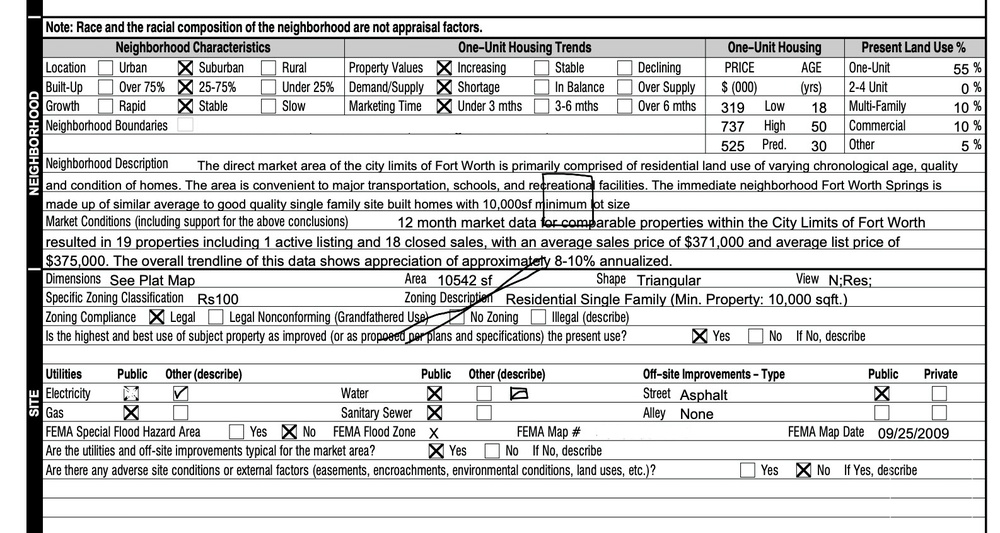
#> input picture data/samples/sample_1.jpg, 1000 x 533 px, shrunk from 1586 x 846 before the run
$ python -i normalize.py   (imports and definitions only)
#> lines starting #> are read from the running program, lines starting #| are printed output that depends on the picture; after the words box and inside, x2 and y2 are one past the last pixel; in counts of white or black regions, pixels touching at a corner belong together
"""Page normalization: luminance binarization and checkbox size estimation.

Colour is deliberately not used for structure. The red watermark on one of the
samples overwrites box borders, and a saturation-gated mask cuts gaps in them;
luminance keeps the border and the h/v opening removes the diagonal text anyway.
"""

from __future__ import annotations

from dataclasses import dataclass

import cv2
import numpy as np


@dataclass
class Page:
    image: np.ndarray  # BGR, original
    gray: np.ndarray
    ink: np.ndarray  # 255 where dark
    box_side: int  # estimated checkbox side in px

    @property
    def width(self) -> int:
        return self.image.shape[1]

    @property
    def height(self) -> int:
        return self.image.shape[0]


def binarize(gray: np.ndarray, block: int = 31, c: int = 15) -> np.ndarray:
    block = max(3, block | 1)
    return cv2.adaptiveThreshold(gray, 255, cv2.ADAPTIVE_THRESH_GAUSSIAN_C, cv2.THRESH_BINARY_INV, block, c)


def enclosed_holes(
    lines: np.ndarray, lo: int, hi: int, min_fill: float = 0.8, aspect: tuple[float, float] = (0.78, 1.4)
) -> list[tuple[int, int, int, int]]:
    """Connected components of the background enclosed by line structure, filtered to square-ish holes.

    The aspect floor of 0.78 is load-bearing: the narrow first-column cells on the 1004MC addendum
    measure ~41x54 (0.76) while every real checkbox across the samples sits between 1.0 and 1.26.
    """
    n, _, stats, _ = cv2.connectedComponentsWithStats(cv2.bitwise_not(lines), connectivity=4)
    out = []
    for i in range(1, n):
        x, y, w, h, area = (int(v) for v in stats[i])
        if lo <= w <= hi and lo <= h <= hi and aspect[0] <= w / h <= aspect[1] and area / (w * h) > min_fill:
            out.append((x, y, w, h))
    return out


def open_lines(ink: np.ndarray, k: int) -> tuple[np.ndarray, np.ndarray]:
    k = max(3, int(k))
    h = cv2.morphologyEx(ink, cv2.MORPH_OPEN, cv2.getStructuringElement(cv2.MORPH_RECT, (k, 1)))
    v = cv2.morphologyEx(ink, cv2.MORPH_OPEN, cv2.getStructuringElement(cv2.MORPH_RECT, (1, k)))
    return h, v


def estimate_box_side(ink: np.ndarray, width: int) -> int:
    """Pass one of the two-pass size estimate: open with a small kernel, take the mode of hole sizes.

    The vote is restricted to holes of 0.8% to 2.5% of the page width. Letter holes ("o", "e") sit
    around 0.5 to 0.6% at every render scale, and letting them vote is exactly how the estimator
    collapsed on a 0.4x downscale (the sweep caught F1 dropping to 0.55 before this floor existed).
    Falls back to 1.2% of the page width when the page has too few holes to vote.
    """
    h, v = open_lines(ink, width * 0.005)
    lines = cv2.bitwise_or(h, v)
    holes = enclosed_holes(lines, int(width * 0.008), int(width * 0.025))
    if len(holes) < 5:
        return max(8, int(width * 0.012))
    sides = np.array([max(w, hh) for _, _, w, hh in holes])
    hist, edges = np.histogram(sides, bins=np.arange(sides.min(), sides.max() + 3, 2))
    mode = edges[int(hist.argmax())] + 1
    return int(max(8, mode))


def load_page(image: np.ndarray) -> Page:
    if image.ndim == 2:
        image = cv2.cvtColor(image, cv2.COLOR_GRAY2BGR)
    elif image.shape[2] == 4:
        image = cv2.cvtColor(image, cv2.COLOR_BGRA2BGR)
    gray = cv2.cvtColor(image, cv2.COLOR_BGR2GRAY)
    width = image.shape[1]
    ink = binarize(gray, block=max(15, int(width * 0.012)) | 1, c=15)
    side = estimate_box_side(ink, width)
    return Page(image=image, gray=gray, ink=ink, box_side=side)

>>> import cv2
>>> picture = cv2.imread('../../data/samples/sample_1.jpg')
#> picture is the input picture: shape (533, 1000, 3); mean B, G, R 215.1, 215.2, 215.1
>>> result = load_page(picture)
#> in binarize, `return cv2.adaptiveThreshold(gray, 255, cv2.ADAPTIVE_THRESH_GAUSSIAN_C..`:
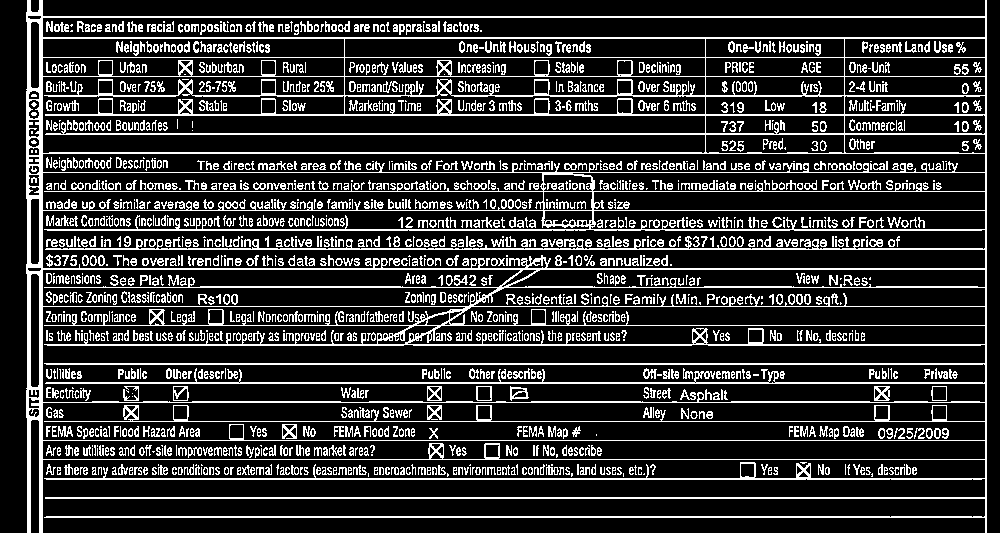
#> returned value: shape (533, 1000); 19.3% white in thin lines or dots
#> in open_lines, `h = cv2.morphologyEx(ink, cv2.MORPH_OPEN, cv2.getStructuringElement(cv..`:
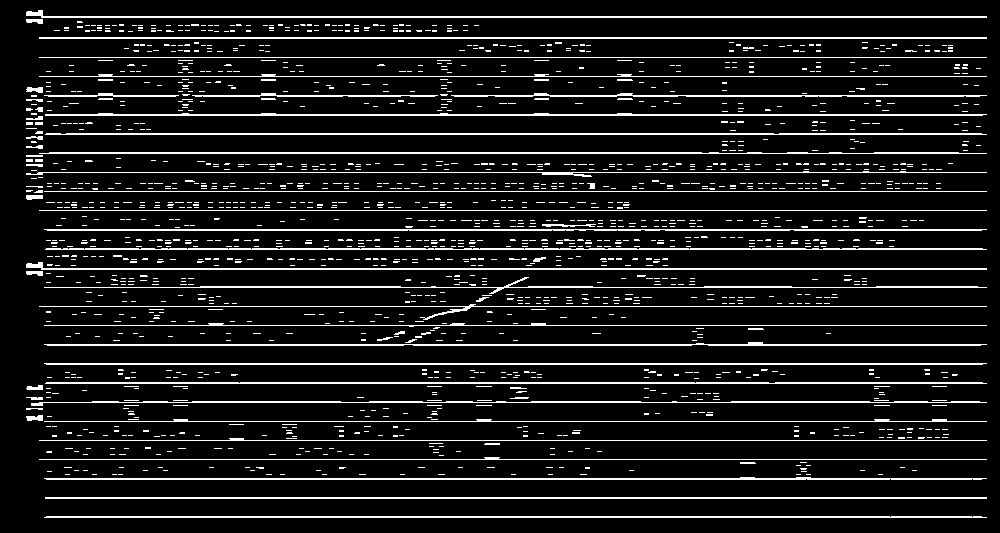
#> h: shape (533, 1000); 10.1% white in thin lines or dots
#> in open_lines, `v = cv2.morphologyEx(ink, cv2.MORPH_OPEN, cv2.getStructuringElement(cv..`:
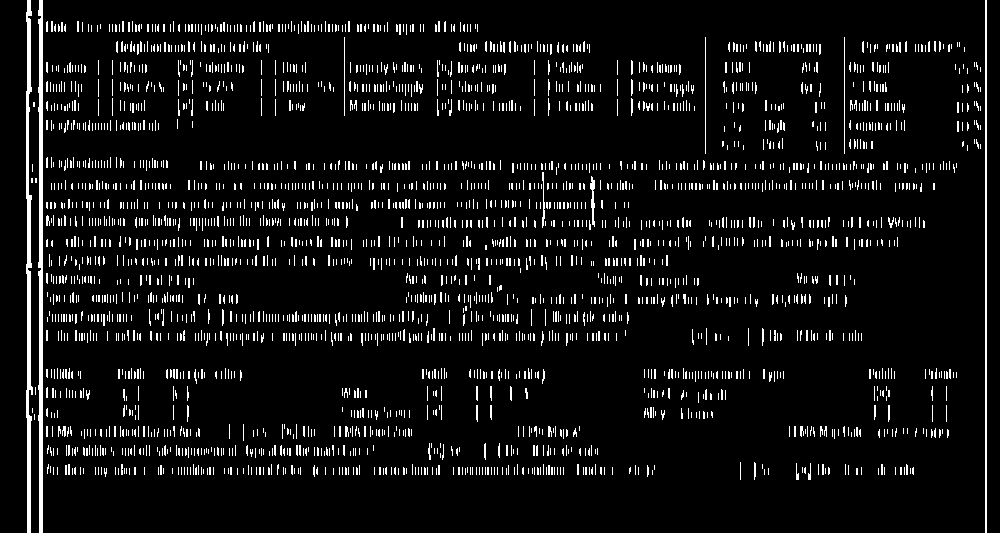
#> v: shape (533, 1000); 6.9% white in thin lines or dots
#> in estimate_box_side, `lines = cv2.bitwise_or(h, v)`:
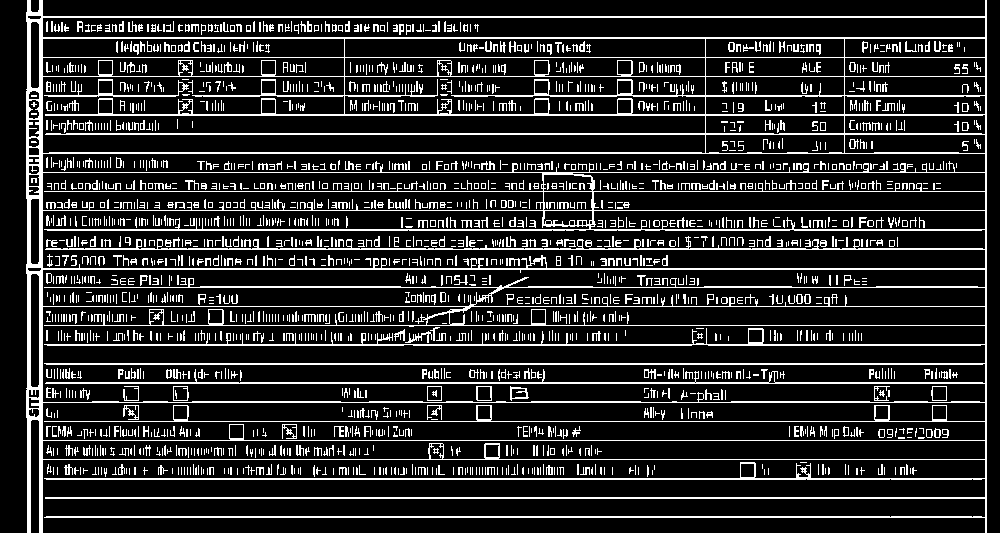
#> lines: shape (533, 1000); 16% white in thin lines or dots
#> in enclosed_holes, `n, _, stats, _ = cv2.connectedComponentsWithStats(cv2.bitwise_not(line..`: n = 370; stats = 370 rows, first 6: [26, 0, 961, 533, 85467], [0, 0, 27, 533, 14233], [31, 0, 8, 12, 93], [43, 0, 942, 16, 15072], [987, 0, 13, 533, 6929], [28, 16, 13, 3, 36]
#> the loop in enclosed_holes, `for i in range(1, n):` made 369 passes
#> after the loop in enclosed_holes, `for i in range(1, n):`: out = 26 items, first 6: (99, 61, 13, 13), (262, 61, 13, 13), (535, 61, 13, 13), (618, 61, 13, 13), (99, 81, 13, 12), (262, 81, 13, 12)
#> in estimate_box_side, `holes = enclosed_holes(lines, int(width * 0.008), int(width * 0.025))`: holes has the same summary as out in enclosed_holes
#> in estimate_box_side, `sides = np.array([max(w, hh) for _, _, w, hh in holes])`: sides = 26 values from 13 to 13
#> in estimate_box_side, `hist, edges = np.histogram(sides, bins=np.arange(sides.min(), sides.ma..`: hist = [26]; edges = [13, 15]
#> in estimate_box_side, `mode = edges[int(hist.argmax())] + 1`: mode = 14

$ run again, on data/samples/sample_2.png
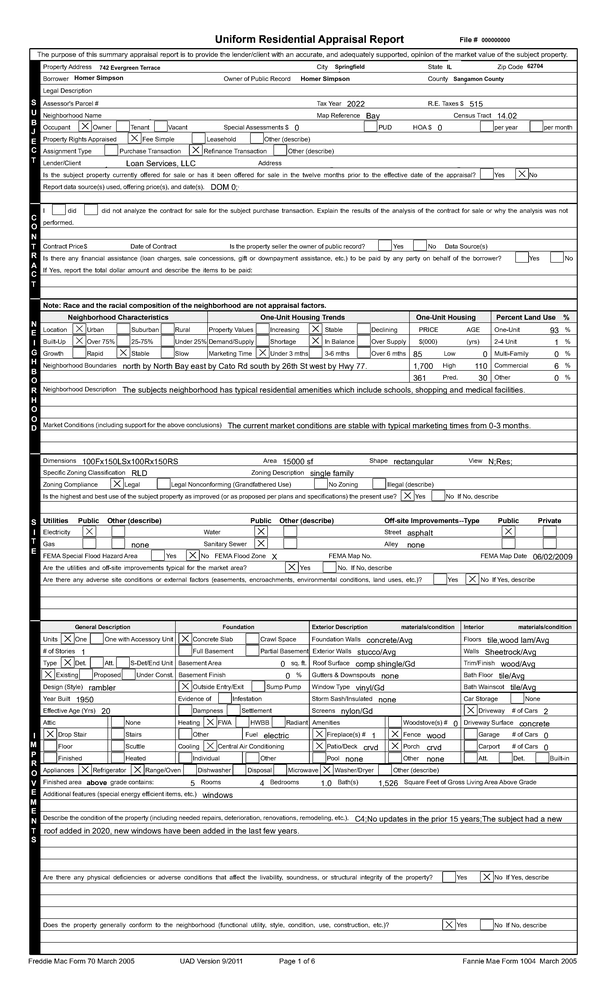
#> input picture data/samples/sample_2.png, 607 x 1000 px, shrunk from 2550 x 4200 before the run
#> picture is the input picture: shape (1000, 607, 3); min 0, max 255, mean 227.4
#> in binarize, `return cv2.adaptiveThreshold(gray, 255, cv2.ADAPTIVE_THRESH_GAUSSIAN_C..`:
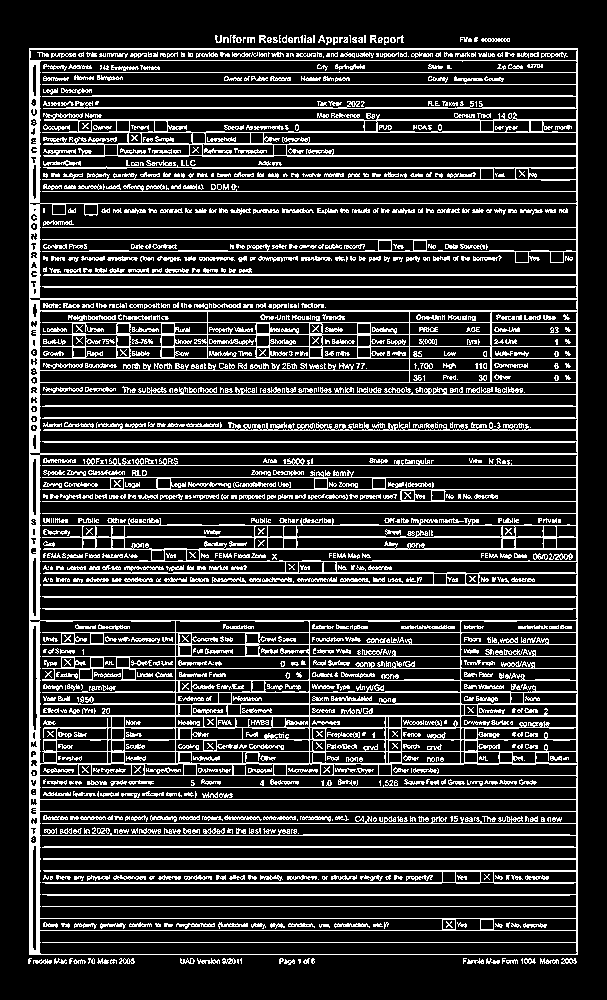
#> returned value: shape (1000, 607); 19.2% white in thin lines or dots, all inside (x1, y1, x2, y2) = (28, 35, 578, 965)
#> in estimate_box_side, `lines = cv2.bitwise_or(h, v)`:
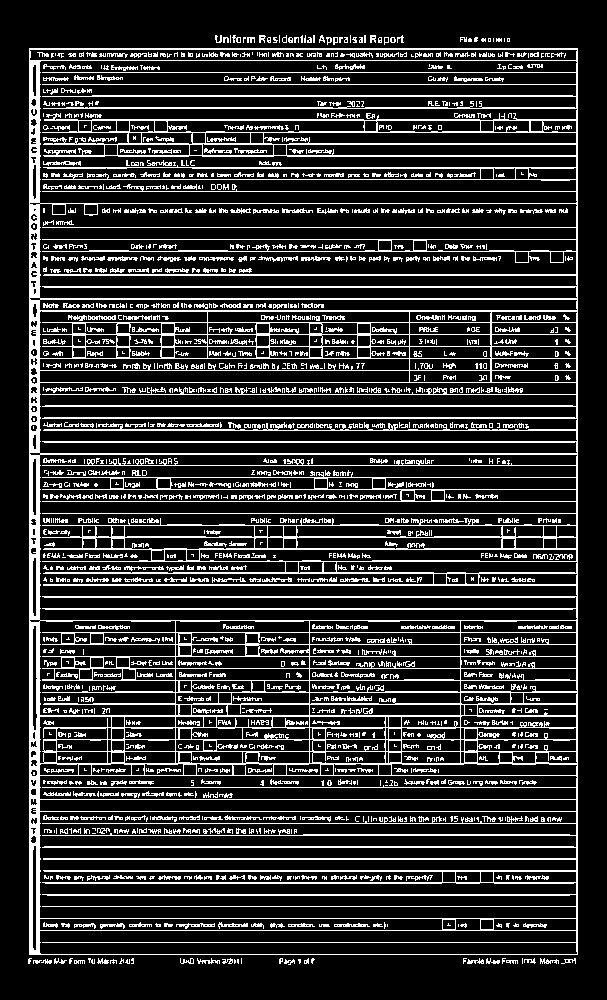
#> lines: shape (1000, 607); 18.3% white in thin lines or dots, all inside (x1, y1, x2, y2) = (28, 35, 578, 965)
#> n = 1261; stats = 1261 rows, first 6: [28, 35, 550, 930, 111190], [0, 0, 607, 1000, 107331], [261, 37, 3, 1, 3], [372, 37, 3, 1, 3], [238, 38, 2, 4, 8], [268, 38, 2, 2, 4]
#> the loop in enclosed_holes, `for i in range(1, n):` made 1260 passes
#> (x, y, w, h, area) on passes 1, 23, 49: (0, 0, 607, 1000, 107331), (30, 50, 547, 10, 4186), (40, 61, 537, 142, 47362)
#> after the loop in enclosed_holes, `for i in range(1, n):`: out = 108 items, first 6: (79, 121, 12, 10), (117, 121, 12, 10), (155, 121, 12, 10), (365, 121, 12, 10), (481, 121, 12, 10), (531, 121, 11, 10)
#> holes has the same summary as out in enclosed_holes
#> sides = 108 values, max 15 at index 43, min 6 at index 55, mean 11.92
#> hist = [2, 0, 3, 101, 2]; edges = [6, 8, 10, 12, 14, 16]
#> mode = 13

$ run again, on data/samples/sample_5.png
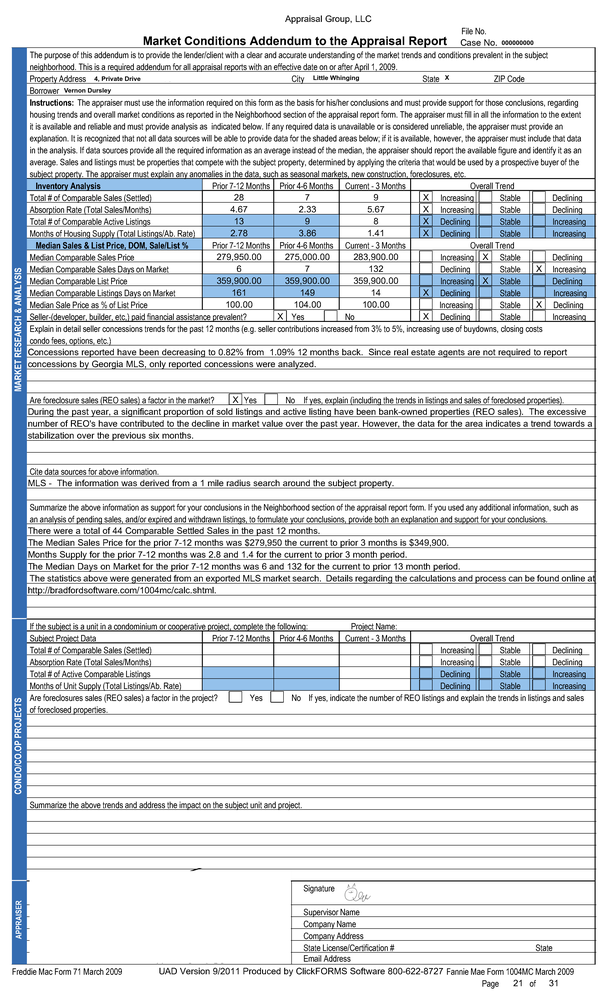
#> input picture data/samples/sample_5.png, 607 x 1000 px, shrunk from 2550 x 4200 before the run
#> picture is the input picture: shape (1000, 607, 3); mean B, G, R 225.8, 222.7, 219.8
#> in binarize, `return cv2.adaptiveThreshold(gray, 255, cv2.ADAPTIVE_THRESH_GAUSSIAN_C..`:
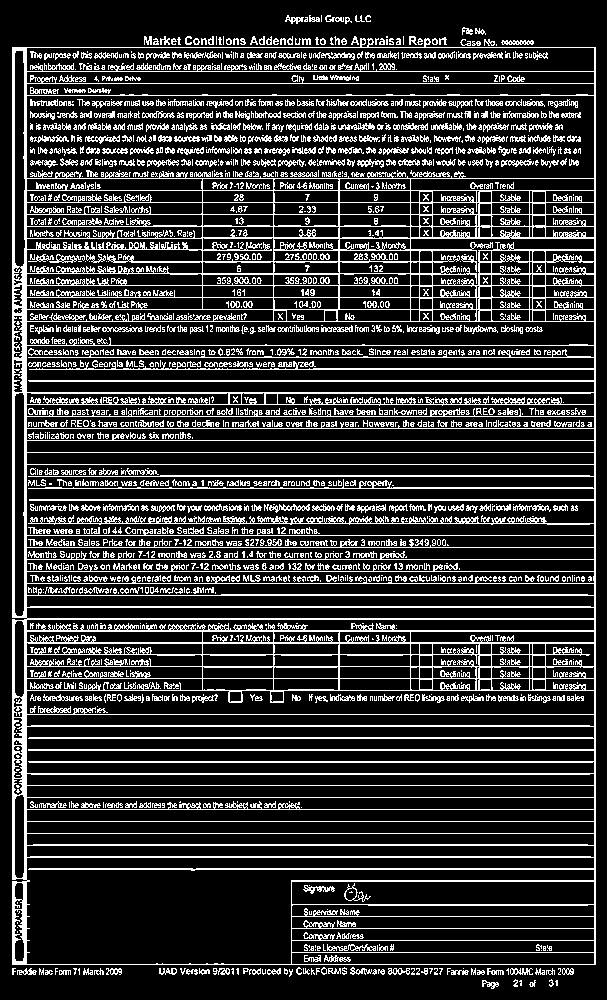
#> returned value: shape (1000, 607); 19.9% white in thin lines or dots
#> v: shape (1000, 607); 8.5% white in thin lines or dots
#> in estimate_box_side, `lines = cv2.bitwise_or(h, v)`:
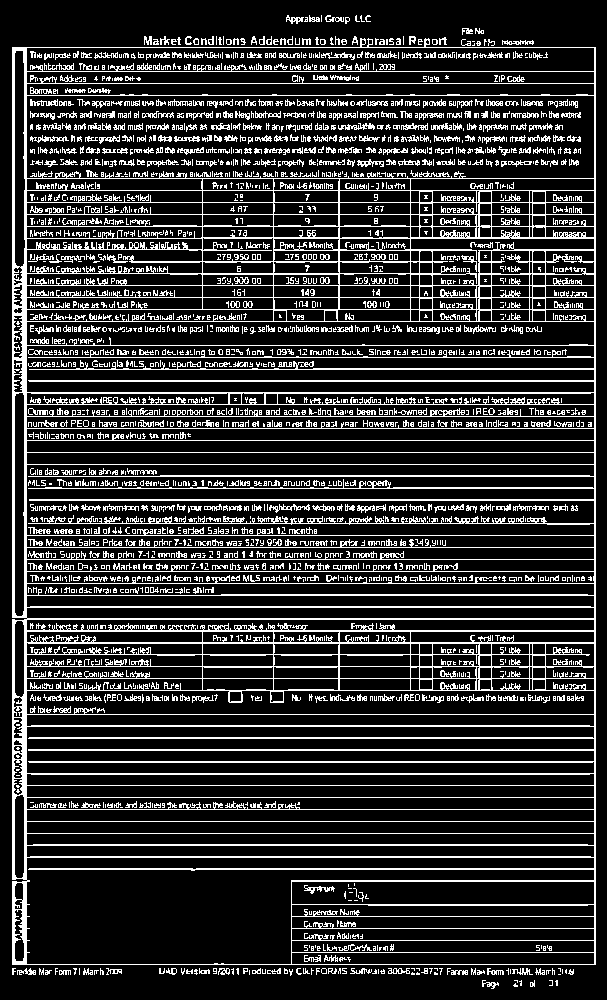
#> lines: shape (1000, 607); 18.6% white in thin lines or dots
#> n = 1974; stats = 1974 rows, first 6: [12, 15, 584, 974, 113202], [0, 0, 607, 1000, 67378], [287, 18, 2, 1, 2], [293, 18, 2, 3, 4], [298, 18, 2, 3, 4], [313, 18, 1, 1, 1]
#> the loop in enclosed_holes, `for i in range(1, n):` made 1973 passes
#> (x, y, w, h, area) on passes 1, 45, 46: (0, 0, 607, 1000, 67378), (27, 48, 567, 23, 10373), (15, 51, 10, 216, 1930)
#> after the loop in enclosed_holes, `for i in range(1, n):`: out = 56 items, first 6: (293, 77, 4, 4), (420, 192, 12, 10), (480, 192, 11, 10), (533, 192, 12, 10), (420, 204, 12, 10), (480, 204, 11, 10)
#> holes has the same summary as out in enclosed_holes
#> sides = 56 values, max 12 at index 1, min 4 at index 0, mean 11
#> hist = [4, 0, 0, 21, 31]; edges = [4, 6, 8, 10, 12, 14]
#> mode = 13
